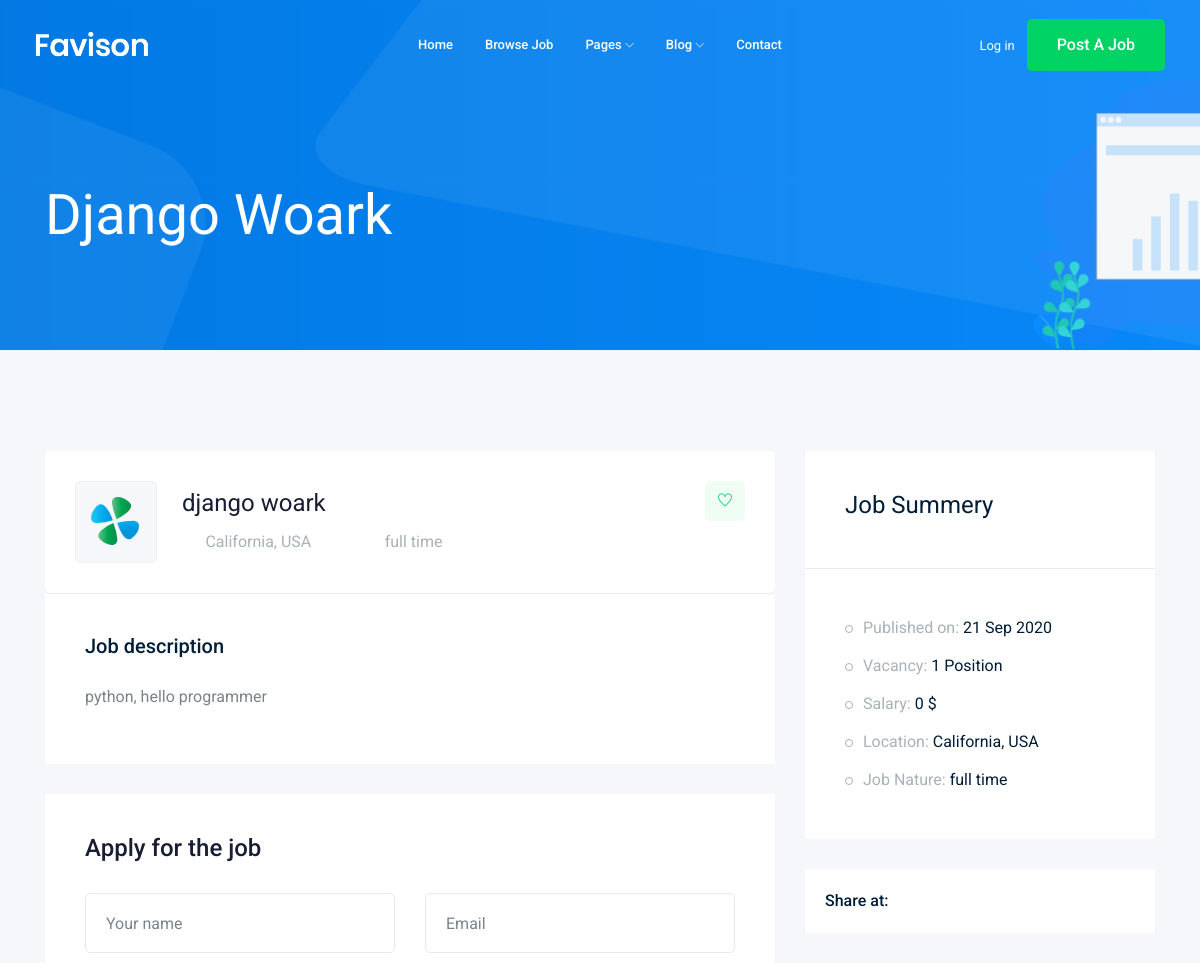
The page /jobs/1 (upper part) on the database as committed earlier.
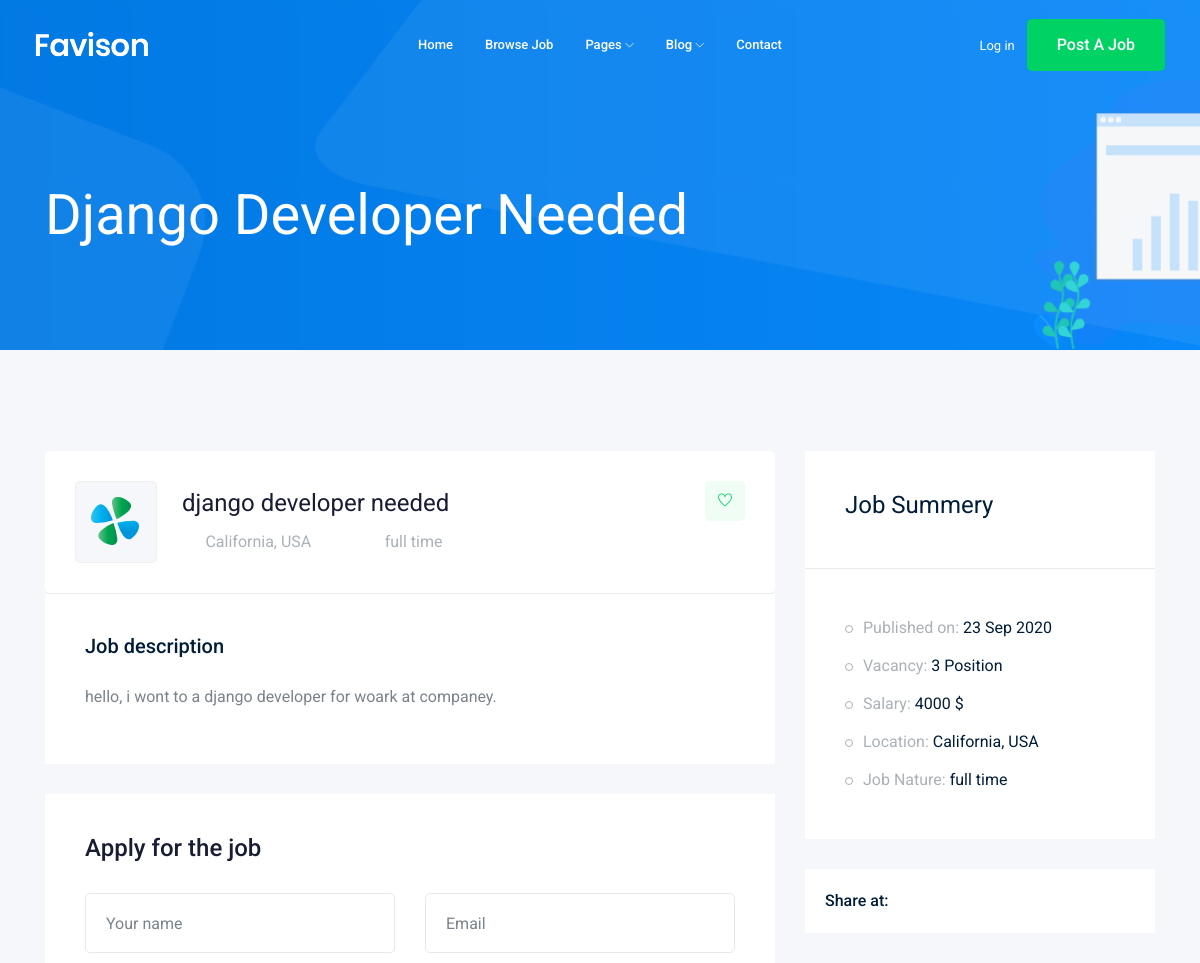
The same page on the database as committed later.
### job/models.py (models this page shows)
class job(models.Model):
    title=models.CharField(max_length=100)
    jobtype=models.CharField(max_length=20,choices=JOB_TYPE)
    description=models.TextField(max_length=1000)
    published_at=models.DateField(auto_now=True)
    vacancy=models.IntegerField(default=1)
    salary=models.IntegerField(default=0)
    experience=models.IntegerField(default=1)
    category=models.ForeignKey('Category',on_delete=models.CASCADE)
    image=models.ImageField(upload_to=image_upload)
    def __str__(self):
        return self.title

### job/views.py (the view)
# urls.py: path('<int:id>',views.job_detail , name='job_detail'),
def job_detail(request,id):
    job_detail=job.objects.get(id=id)
    context={'job':job_detail}
    return render(request,'job/job_detail.html',context)

### job/templates/job/job_detail.html (shortened to what this page needs)
 {% extends 'based.html' %}
{% block body %}
    <div class="bradcam_area bradcam_bg_1">
        <div class="container">
            <div class="row">
                <div class="col-xl-12">
                    <div class="bradcam_text">
                        <h3> {{job}}</h3>
                    </div>
                </div>
            </div>
        </div>
    </div>
    <div class="job_details_area">
        <div class="container">
            <div class="row">
                <div class="col-lg-8">
                    <div class="job_details_header">
                        <div class="single_jobs white-bg d-flex justify-content-between">
                            <div class="jobs_left d-flex align-items-center">
                                <div class="thumb">
                                    <img src="img/svg_icon/1.svg" alt="">
                                </div>
                                <div class="jobs_conetent">
                                    <a href="#"><h4>{{job}}</h4></a>
                                    <div class="links_locat d-flex align-items-center">
                                        <div class="location">
                                            <p> <i class="fa fa-map-marker"></i> California, USA</p>
                                        </div>
                                        <div class="location">
                                            <p> <i class="fa fa-clock-o"></i> {{job.jobtype}}</p>
                                        </div>
                                    </div>
                                </div>
                            </div>
                            <div class="jobs_right">
                                <div class="apply_now">
                                    <a class="heart_mark" href="#"> <i class="ti-heart"></i> </a>
                                </div>
                            </div>
                        </div>
                    </div>
                    <div class="descript_wrap white-bg">
                        <div class="single_wrap">
                            <h4>Job description</h4>
                            <p>{{job.description}}</p>
                        </div>
                    </div>
                    <div class="apply_job_form white-bg">
                        <h4>Apply for the job</h4>
                        <form action="#">
                            <div class="row">
                                <div class="col-md-6">
                                    <div class="input_field">
                                        <input type="text" placeholder="Your name">
                                    </div>
                                </div>
                                <div class="col-md-6">
                                    <div class="input_field">
                                        <input type="text" placeholder="Email">
                                    </div>
                                </div>
                            </div>
                        </form>
                    </div>
                </div>
                <div class="col-lg-4">
                    <div class="job_sumary">
                        <div class="summery_header">
                            <h3>Job Summery</h3>
                        </div>
                        <div class="job_content">
                            <ul>
                                <li>Published on: <span>{{job.published_at|date:'d M o' }}</span></li>
                                <li>Vacancy: <span>{{job.vacancy}} Position</span></li>
                                <li>Salary: <span>{{job.salary}} $</span></li>
                                <li>Location: <span>California, USA</span></li>
                                <li>Job Nature: <span>{{job.jobtype}}</span></li>
                            </ul>
                        </div>
                    </div>
                    <div class="share_wrap d-flex">
                        <span>Share at:</span>
                        <ul>
                            <li><a href="#"> <i class="fa fa-facebook"></i></a> </li>
                            <li><a href="#"> <i class="fa fa-google-plus"></i></a> </li>
                            <li><a href="#"> <i class="fa fa-twitter"></i></a> </li>
                            <li><a href="#"> <i class="fa fa-envelope"></i></a> </li>
                        </ul>
                    </div>
                </div>
            </div>
        </div>
    </div>
{% endblock body %}

### templates/based.html (shortened to what this page needs)
{% load static %}
<!doctype html>
<html class="no-js" lang="zxx">
<head>
    <link rel="stylesheet" href="{% static 'css/bootstrap.min.css' %}">
    <link rel="stylesheet" href="{% static 'css/owl.carousel.min.css' %}">
    <link rel="stylesheet" href="{% static 'css/magnific-popup.css' %}">
    <link rel="stylesheet" href="{% static 'css/font-awesome.min.css' %}">
    <link rel="stylesheet" href="{% static 'css/themify-icons.css' %}">
    <link rel="stylesheet" href="{% static 'css/nice-select.css' %}">
    <link rel="stylesheet" href="{% static 'css/flaticon.css' %}">
    <link rel="stylesheet" href="{% static 'css/jquery-ui.css' %}">
    <link rel="stylesheet" href="{% static 'css/gijgo.css' %}">
    <link rel="stylesheet" href="{% static 'css/animate.min.css' %}">
    <link rel="stylesheet" href="{% static 'css/slicknav.css' %}">
    <link rel="stylesheet" href="{% static 'css/style.css'%}">
</head>
<body>
    <header>
        <div class="header-area ">
            <div id="sticky-header" class="main-header-area">
                <div class="container-fluid ">
                    <div class="header_bottom_border">
                        <div class="row align-items-center">
                            <div class="col-xl-3 col-lg-2">
                                <div class="logo">
                                    <a href="index.html">
                                        <img src="img/logo.png" alt="">
                                    </a>
                                </div>
                            </div>
                            <div class="col-xl-6 col-lg-7">
                                <div class="main-menu  d-none d-lg-block">
                                    <nav>
                                        <ul id="navigation">
                                            <li><a href="index.html">home</a></li>
                                            <li><a href="jobs.html">Browse Job</a></li>
                                            <li><a href="#">pages <i class="ti-angle-down"></i></a>
                                            </li>
                                            <li><a href="#">blog <i class="ti-angle-down"></i></a>
                                            </li>
                                            <li><a href="contact.html">Contact</a></li>
                                        </ul>
                                    </nav>
                                </div>
                            </div>
                            <div class="col-xl-3 col-lg-3 d-none d-lg-block">
                                <div class="Appointment">
                                    <div class="phone_num d-none d-xl-block">
                                        <a href="#">Log in</a>
                                    </div>
                                    <div class="d-none d-lg-block">
                                        <a class="boxed-btn3" href="#">Post a Job</a>
                                    </div>
                                </div>
                            </div>
                            <div class="col-12">
                            </div>
                        </div>
                    </div>
                </div>
            </div>
        </div>
    </header>
    {% block body %}
    {% endblock body %}
</body>
</html>

Rows that differ between the two databases and show on the page:
changed job "full time": title "Django Woark" → "Django Developer Needed"; title "django woark" → "django developer needed"; description "python, hello programmer" → "hello, i wont to a django developer for woark at companey."; published_at "21 Sep 2020" → "23 Sep 2020"; vacancy "1" → "3"; salary "0" → "4000"
